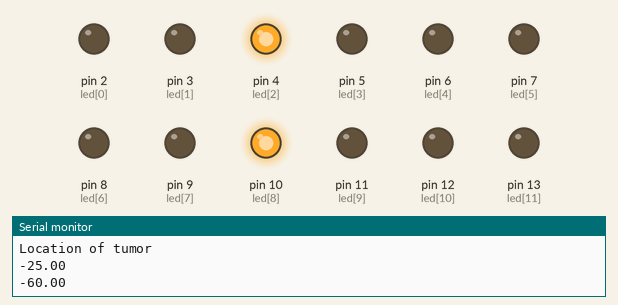
This sketch was run on a simulated Arduino Uno, built with avr-gcc and run on an emulated ATmega328P. On the bench: output pins drawn as LEDs (lit = HIGH), the last lines printed to the serial monitor. Random numbers use the default seed unless the sketch sets one.

Above: at 0.09 s.
At 5.57 s:
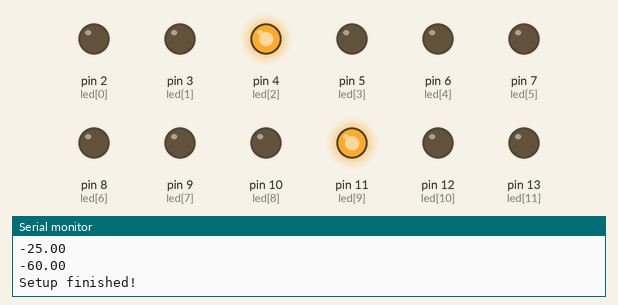
At 6.69 s:
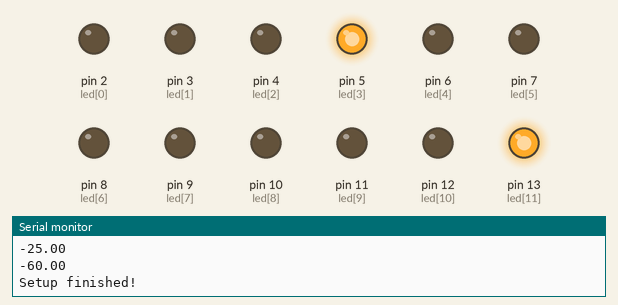
At 15.42 s:
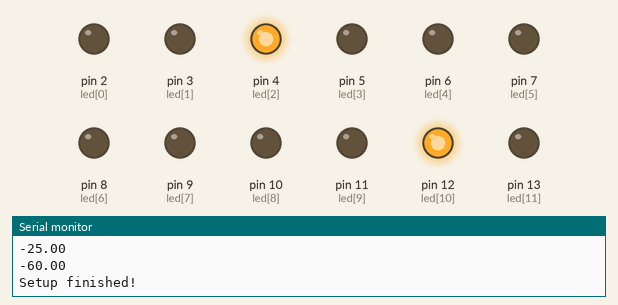
At 24.4 s:
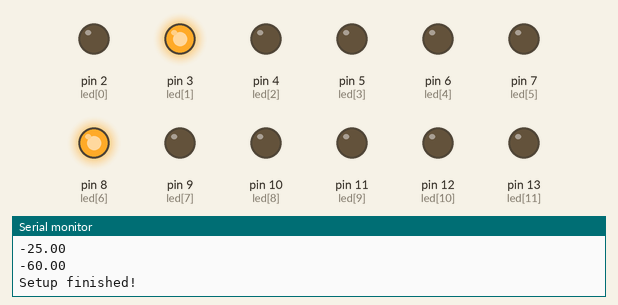
At 33.48 s:
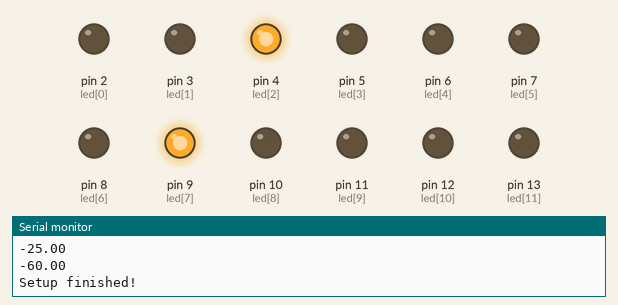
Timing chart, 0 to 40.0 s (numbered marks = the images above):
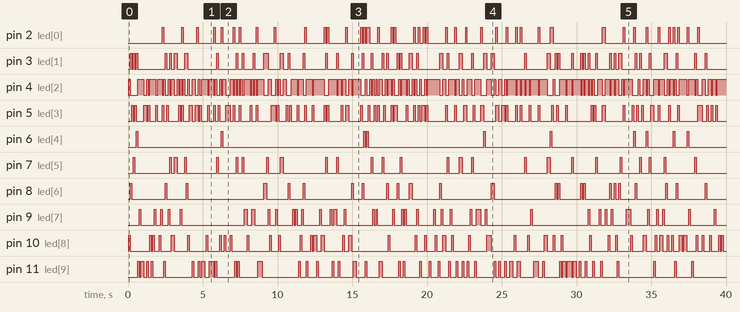

Measured:
- by itself, pin 2 (led[0]): LOW → HIGH at 2.3 s, → LOW 0.10 s later, → HIGH 1.2 s later, → LOW 0.10 s later, … (86 changes in this stretch)
- by itself, pin 3 (led[1]): LOW → HIGH at 0.15 s, → LOW 0.10 s later, → HIGH 0.10 s later, → LOW 0.10 s later, … (102 changes in this stretch)
- by itself, pin 4 (led[2]): LOW → HIGH at 0.04 s, → LOW 0.10 s later, → HIGH 0.51 s later, → LOW 0.40 s later, … (201 changes in this stretch)
- by itself, pin 5 (led[3]): LOW → HIGH at 0.25 s, → LOW 0.10 s later, → HIGH 0.10 s later, → LOW 0.10 s later, … (146 changes in this stretch)
- by itself, pin 6 (led[4]): LOW → HIGH at 0.55 s, → LOW 0.10 s later, → HIGH 5.6 s later, → LOW 0.10 s later, … (20 changes in this stretch)
- by itself, pin 7 (led[5]): LOW → HIGH at 0.35 s, → LOW 0.10 s later, → HIGH 2.3 s later, → LOW 0.10 s later, … (52 changes in this stretch)
- by itself, pin 8 (led[6]): LOW → HIGH at 0.15 s, → LOW 0.10 s later, → HIGH 2.2 s later, → LOW 0.10 s later, … (48 changes in this stretch)
- by itself, pin 9 (led[7]): LOW → HIGH at 0.75 s, → LOW 0.10 s later, → HIGH 0.92 s later, → LOW 0.10 s later, … (78 changes in this stretch)

The sketch:

pet_scanner.ino
```cpp
int PET_radius = 100;
int PET_diameter;
int center_x = 0;
int center_y = 0;

// Tumor location
float theta_tumor;
float radial_tumor;

///////////////////////////////////////////
// Instructor can change these
///////////////////////////////////////////
float x_tumor = -25;
float y_tumor = -60;

int delay_time = 100;
///////////////////////////////////////////

int nleds = 12;
int i = 0;

long MAX_RAND = 1000000;
float rnd;

int led[] = {2, 3, 4, 5, 6, 7, 8, 9, 10, 11, 12, 13};

// the setup routine runs once when you press reset:
void setup() {
  Serial.begin(9600);
  randomSeed(analogRead(0));

 // initialize the digital pin as an output.

 Serial.write("\nInitializing!\n");

 for (i=0;i<nleds;i++) {
  pinMode(led[i], OUTPUT);
 }

   // Turn them all off
 for (int i=0;i<nleds;i++) {
    Serial.println(i);
    digitalWrite(led[i],LOW);
  }

   PET_diameter = 2*PET_radius;

  // Location of the tumor
  // Uncomment the section below if we want the tumor
  // to be placed at a random location
  /*
  rnd = random(0,MAX_RAND)/float(MAX_RAND);
  //Serial.println(rnd);
  theta_tumor = acos((2*rnd)-1);
  rnd = random(0,MAX_RAND)/float(MAX_RAND);
  //Serial.println(rnd);
  radial_tumor =((2*PET_radius*rnd)-PET_radius);

  x_tumor = radial_tumor*cos(theta_tumor);
  y_tumor = radial_tumor*sin(theta_tumor);

  //x_tumor = 50;
  //y_tumor = -50;
  */

  Serial.println("Location of tumor\n");
  //Serial.println(theta_tumor);
  //Serial.println(radial_tumor);
  Serial.println(x_tumor);
  Serial.println(y_tumor);

  Serial.println("Setup finished!");

}

//////////////////////////////////////////////////////////////
void loop() {
 // put your main code here, to run repeatedly:
 // the loop routine runs over and over again forever:

  // This is to test!
  /*
  for (int i=0;i<nleds;i++) {
        Serial.println(i,DEC);
        digitalWrite(led[i],HIGH);
        delay(500);
  }

  delay(1000); // Wait 1 second
  Serial.println("We made it here!");

  // This is to test!
  for (int i=0;i<nleds;i++) {
    Serial.println(i);
    digitalWrite(led[i],LOW);
  }
  */

  // Generate the gamma rays!!!!!!

  rnd = random(0,MAX_RAND)/float(MAX_RAND);

  float line_theta = acos((2*rnd) - 1);
  float m = tan(line_theta); // slope
  float b = (y_tumor) - (m*x_tumor); // intercept

  // Intercept points of the gamma rays.
  float xintercept[2] = {0,0};
  float yintercept[2] = {0,0};

  points_of_intersection(PET_radius,m,b, xintercept, yintercept);

  /*
  Serial.println("------");
  Serial.println("Location of tumor\n");
  Serial.println(theta_tumor);
  Serial.println(radial_tumor);
  Serial.println(x_tumor);
  Serial.println(y_tumor);

  Serial.println("Intercepts ---");
  Serial.println(xintercept[0]);
  Serial.println(yintercept[0]);

  Serial.println(xintercept[1]);
  Serial.println(yintercept[1]);
  */

  float r1 = xintercept[0]*xintercept[0] + yintercept[0]*yintercept[0];
  float r2 = xintercept[1]*xintercept[1] + yintercept[1]*yintercept[1];

  //Serial.println(r1);
  //Serial.println(r2);

  //Serial.println("------");

  // Which one of the lights do they light up!!!!!!!!!
  float angle_of_detector1 = atan2(yintercept[0],xintercept[0]);
  float angle_of_detector2 = atan2(yintercept[1],xintercept[1]);

  //Serial.println(angle_of_detector1);
  //Serial.println(angle_of_detector2);

  float detector_arc = 2*PI/nleds;

  int led_hit1 =  which_detector(angle_of_detector1, nleds, detector_arc);
  int led_hit2 =  which_detector(angle_of_detector2, nleds, detector_arc);

  /*
  Serial.println("LEDs to turn on");
  Serial.println(led_hit1);
  Serial.println(led_hit2);
  Serial.println(led[led_hit1]);
  Serial.println(led[led_hit2]);
  */

  digitalWrite(led[led_hit1], HIGH);
  digitalWrite(led[led_hit2], HIGH);

  delay(delay_time);

  digitalWrite(led[led_hit1], LOW);
  digitalWrite(led[led_hit2], LOW);

  // Turn them all off
  //Serial.println("Turn them all off!");
 for (int i=0;i<nleds;i++) {
    //Serial.println(i);
    digitalWrite(led[i],LOW);
  }

 }


////////////////////////

void quadratic(float a, float b, float c, float n[2]) {

  //Serial.println("In quadratic!!!!\n");

  float radicand = b*b - (4*a*c);
  //Serial.println(radicand);
  float n1 = -999;
  float n2 = -999;
  if ( radicand < 0 ) {
    n[0] = -999;
    n[1] = -999;
  }
  else {
    n[0] = (-b + sqrt(radicand))/(2*a);
    n[1] = (-b - sqrt(radicand))/(2*a);
  }

  //Serial.println("n1,n2: ",n1,n2)
  //return [n1,n2]

}

void points_of_intersection(float r, float m, float b, float x[2], float y[2]){

  //print("r,m,b: " + r,m,b)
  float A = m*m + 1;
  float B = 2*m*b;
  float C = b*b - r*r;
  //print("A,B,C " + A,B,C)

  float xpoints[2] = {0,0};
  quadratic(A,B,C, xpoints);

  if (xpoints[0]==-999 && xpoints[1]==-999) {
    //return [0,0,1,1]
    x[0] = 0;
    y[0] = 0;
    x[1] = 1;
    y[1] = 1;
  }
  x[0] = xpoints[0];
  x[1] = xpoints[1];
  //print(x1,x2)
  y[0] = m*x[0] + b;
  y[1] = m*x[1] + b;

  //print("x1,y1,x2,y2: ",x1,y1,x2,y2)

  //return [x1,y1, x2,y2]
}

int which_detector(float theta, int narcs, float arc_width){

   //Serial.println("In which detector...");
   int detector = 0;
   for (i=0;i<narcs;i++) {
    //Serial.println(i);
    //Serial.println(theta);
    //Serial.println(theta+PI);
    //Serial.println(i*arc_width);
    //Serial.println((i+1)*arc_width);
    if (theta+PI >= i*arc_width && theta+PI < (i+1)*arc_width) {
      detector = i;
      break;
    }
   }

   return detector;

}
```
